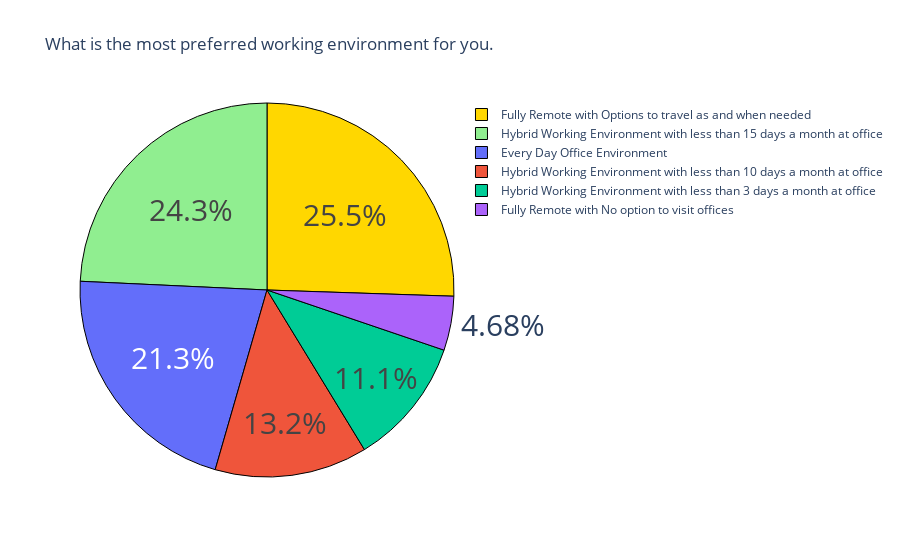

Notebook cell for this chart:
### Code cell
question2 = data["What is the most preferred working environment for you."].value_counts()
label = question2.index
counts = question2.values

colors = ['gold', 'lightgreen']

fig = go.Figure(data = [go.Pie(labels = label, values = counts)])
fig.update_layout(title_text = 'What is the most preferred working environment for you.')

fig.update_traces (
    hoverinfo = 'label+value',
    textinfo = 'percent',
    textfont_size = 30,
    marker = dict(colors = colors, line = dict(color = 'black', width = 1))
)
fig.show()

### Figure 1 — Plotly figure (JSON) as saved in the notebook; plotly's stock layout.template omitted (floating-point values rounded to 4 significant figures)
{"data": [{"hoverinfo": "label+value", "labels": ["Fully Remote with Options to travel as and when needed", "Hybrid Working Environment with less than 15 days a month at office", "Every Day Office Environment", "Hybrid Working Environment with less than 10 days a month at office", "Hybrid Working Environment with less than 3 days a month at office", "Fully Remote with No option to visit offices"], "marker": {"colors": ["gold", "lightgreen"], "line": {"color": "black", "width": 1}}, "textfont": {"size": 30}, "textinfo": "percent", "type": "pie", "values": [60, 57, 50, 31, 26, 11]}], "layout": {"title": {"text": "What is the most preferred working environment for you."}}}
